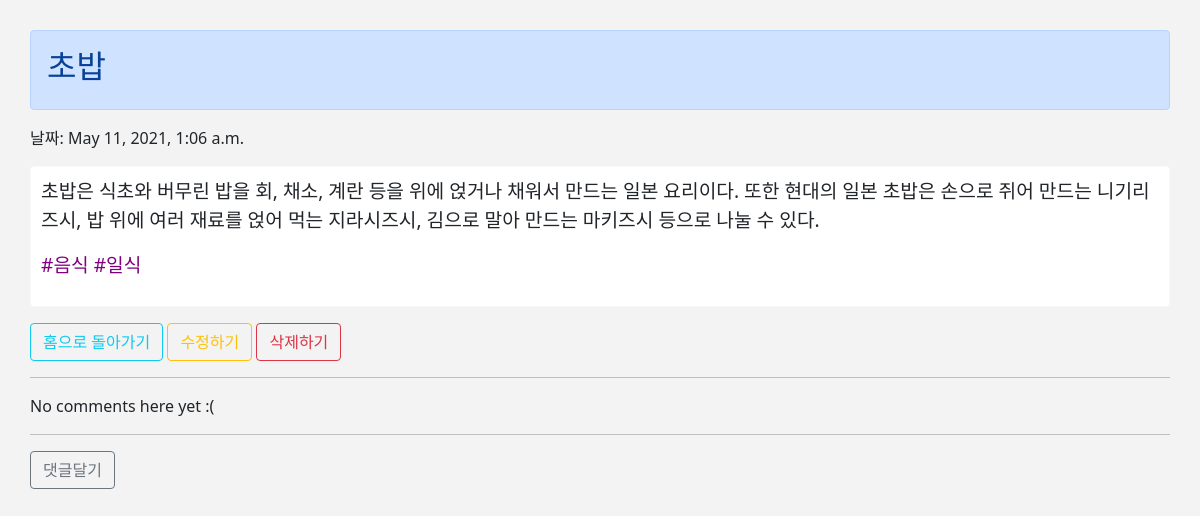
The app's page /blog/41 with its own data.
### blog/models.py (models this page shows, shortened)
class Blog(models.Model):
    title = models.CharField(max_length=200)
    pub_date = models.DateTimeField('date published')
    body = models.TextField()
    hashtag = models.ManyToManyField(HashTag)

class HashTag(models.Model):
    hashtag_name = models.CharField(max_length=100)
    def __str__(self):
        return self.hashtag_name

### blog/views.py (the view)
# urls.py: path("blog/<int:blog_id>", blog.detail, name="detail"),
def detail(request, blog_id):
    blog_detail = get_object_or_404(Blog, pk=blog_id)
    blog_hashtag = blog_detail.hashtag.all()
    return render(request, 'detail.html', {'blog': blog_detail, 'hashtags': blog_hashtag})

### blog/templates/detail.html (shortened to what this page needs)
<!DOCTYPE html>
<html lang="en">
<head>
    <link href="https://cdn.jsdelivr.net/npm/bootstrap@5.0.0/dist/css/bootstrap.min.css" rel="stylesheet">
</head>
<body>
    <div id = "wrap">
        <div class="alert alert-primary" role="alert">
            <h2>{{blog.title}}</h2>
        </div>
        <p>날짜: {{blog.pub_date}}</p>
        <div class="card border-light mb-3"
        style="max-width: 100%;
        padding: 10px;
        font-size: 1.2em;">
            <p class = "main">{{blog.body}}</p>
            <p style="color: purple;">
                {% for hashtag in hashtags.all %}
                #{{hashtag}}
                {% endfor %}
            </p>
        </div>
        <a class="btn btn-outline-info" href="{% url 'home'%}">홈으로 돌아가기</a>
        <a class="btn btn-outline-warning" href="{% url 'edit' blog.id %}">수정하기</a>
        <a class="btn btn-outline-danger" href="{% url 'delete' blog.id %}">삭제하기</a>
        <hr>
        {% for comment in blog.comments.all %}
            <div class = "comment">
                <div class = "date"> {{comment.created_at }}</div>
                <strong> {{comment.author_name }}</strong>
                <p> {{ comment.comment_text|linebreaks }}</p>
            </div>
        <hr>
        {% empty %}
            <p>No comments here yet :(</p>
        <hr>
        {% endfor %}
        <a class="btn btn-outline-secondary" href="{% url 'add_comment_to_post' blog.id %}">댓글달기</a>
    </div>
    <br>
</body>
</html>

### blog/templates/detail.html (style rules this page uses)
* { padding: 0; margin: 0; }
body { background-color: rgb(243, 243, 243); }
#wrap { padding: 30px; }

### records on screen
Blog: title "초밥", pub_date "May 11, 2021, 1:06 a.m.", body "초밥은 식초와 버무린 밥을 회, 채소, 계란 등을 위에 얹거나 채워서 만드는 일본 요리이다. 또한 현대의 일본 초밥은 손으로 쥐어 만드는 니기리즈시, 밥 위에 여러 재료를 얹어 먹는 지라시즈시, 김으로 말아 만드는 마키즈시 등으로 나눌 수 있다."
HashTag: hashtag_name "음식"
HashTag: hashtag_name "일식"
